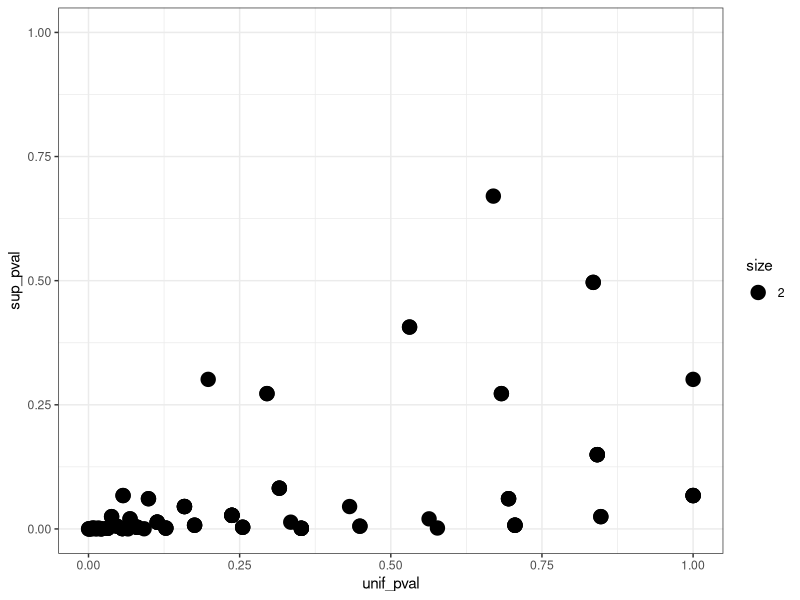
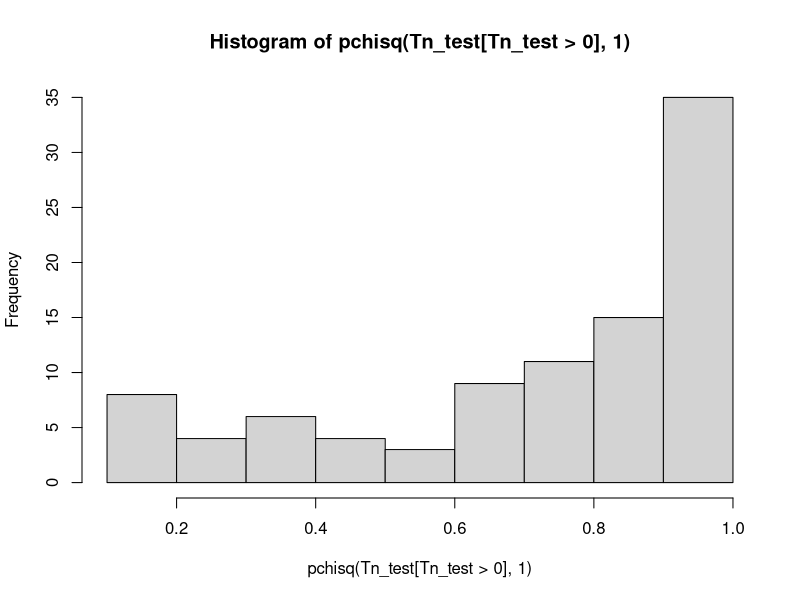

Here is the R script that generated these plots, in order:
# Multinomial supremacy test
Tn <- function(vote_vec){
  X_k = max(vote_vec)
  if (sum(vote_vec == X_k) > 1) {
    return(0)
  }
  max_ind <- match(X_k, vote_vec)
  M <- max(vote_vec[-max_ind])
  
  
  # fit liklihood ratio test from Nettleton
  log1 <- 0
  if (M > 0) {
    log1 <- M * log((2*M)/(M+X_k))
  }
  log2 <- X_k * log((2*X_k)/(M+X_k))
  
  res <- 2*(log1 + log2)
  return(res)
}

set.seed(12345)
tests <- rmultinom(100, 30, prob=c(0.1,0.3,0.5))
Tn_test = 1:dim(tests)[2]
unif_pval = 1:dim(tests)[2]
sup_pval = 1:dim(tests)[2]
for (i in 1:dim(tests)[2]) {
  Tn_test[i] = Tn(tests[,i])
  unif_pval[i] = 1-pchisq(Tn_test[i],1)
  sup_pval[i] = chisq.test(tests[,i], p=rep(1/length(tests[,i]), length(tests[,i])))$p.value
  print(tests[,i])
  print(dchisq(Tn_test[i],1))
  print(chisq.test(tests[,i], p=rep(1/length(tests[,i]), length(tests[,i])))$p.value)
}

library(ggplot2)
qplot(unif_pval,sup_pval, size=2, xlim=c(0,1), ylim=c(0,1)) + theme_bw()


hist(pchisq(Tn_test[Tn_test>0],1))

chisq.test(tests[,1], p=rep(1/length(tests[,1]), length(tests[,1])))
